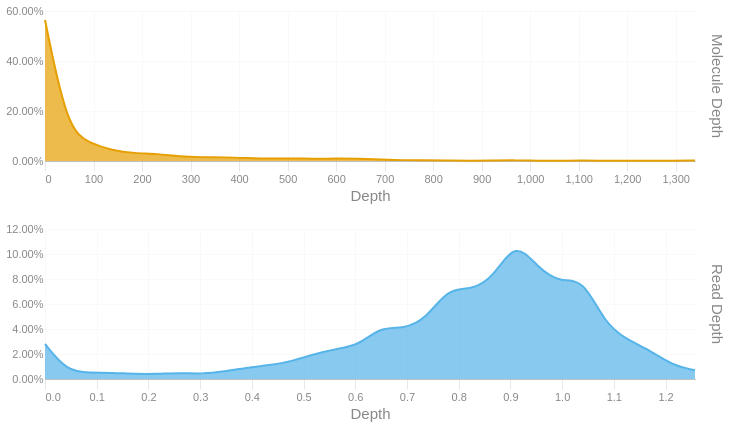

Notebook source saved alongside this figure:
### Code cell
readdep = depth_hist(tb['Read Depth'], q99, 3)
readdep = readdep.with_columns(pl.lit('Read Depth').alias('Metric'))
if not SKIPLR:
    moldep = depth_hist(tb['Molecule Depth'], mol_q99, 1)
    moldep = moldep.with_columns(pl.lit('Molecule Depth').alias('Metric'))
    _hist = pl.concat([readdep, moldep])
    _hist = _hist.filter(pl.col('Proportion') != 0)
    with SafeRender(_hist):
        (
            alt.Chart(_hist)        
            .mark_area(interpolate = "basis")
            .encode(
                x=alt.X('Bin:Q').scale(domainMin=0).axis(alt.Axis(title='Depth')),
                y = alt.Y('Proportion:Q', title = None).axis(format = '.2%'),
                color = alt.Color('Metric:N').legend(None),
                row = alt.Row("Metric:N").header(title = None, labelOrient = 'right'),
                tooltip = [
                    alt.Tooltip("Metric:N", title = "Metric"),
                    alt.Tooltip('Interval:N', title = "Depth Interval"),
                    alt.Tooltip('Proportion:Q', title = "% Alignments").format('.2%')
                ]
            )
            .resolve_scale(x='independent', y='independent')
            .properties(
                height = 150, width = 650,
                usermeta={'embedOptions': {'downloadFileName': f'{samplename}.depth.hist'}}
            )
        ).display()
else:
    readdep = readdep.filter(pl.col('Proportion') != 0)
    with SafeRender(readdep):
        (
            alt.Chart(readdep)        
            .mark_area(interpolate = "basis")
            .encode(
                x=alt.X('Bin:Q').scale(domainMin=0).axis(alt.Axis(title='Depth')),
                y = alt.Y('Proportion:Q', title = None).axis(format = '.2%'),
                tooltip = [
                    alt.Tooltip('Interval:N', title = "Depth Interval"),
                    alt.Tooltip('Proportion:Q', title = "% Alignments").format('.2%')
                ]
            )
            .properties(
                usermeta={'embedOptions': {'downloadFileName': f'{samplename}.depth.hist'}}
            )
        ).display()

### Figure 1 — Vega-Lite specification as saved in the notebook (floating-point values rounded to 4 significant figures)
{"width": 650, "height": 150, "config": {"title": {"anchor": "start", "dy": -15, "fontSize": 18, "color": "#888888", "subtitleColor": "#888888", "subtitleFontSize": 14}, "arc": {"fill": "#0072B2"}, "axis": {"domainColor": "#888888", "domainWidth": 0.5, "gridWidth": 0.2, "grid": false, "titleFontWeight": 400, "titleFontSize": 15, "labelFontSize": 11, "labelColor": "#888888", "tickColor": "#888888", "tickWidth": 0.2, "titleColor": "#888888"}, "axisBand": {"grid": false}, "axisX": {"grid": true, "tickSize": 10, "domainCap": "round"}, "axisY": {"domain": false, "grid": true, "tickSize": 0, "domainCap": "round"}, "background": "transparent", "header": {"labelFontSize": 15, "labelColor": "#888888", "titleFontSize": 15, "titleFontWeight": 600, "titleColor": "#888888"}, "legend": {"labelFont": "sans-serif", "labelFontSize": 12, "labelColor": "#888888", "symbolSize": 100, "symbolType": "circle", "titleFontSize": 12, "titlePadding": 10, "titleColor": "#888888", "title": null}, "range": {"category": ["#E69F00", "#56B4E9", "#009E73", "#F0E442", "#0072B2", "#D55E00", "#CC79A7", "#000000"], "diverging": ["#cfe8f3", "#a2d4ec", "#73bfe2", "#46abdb", "#1696d2", "#12719e"]}, "area": {"fill": "#0072B2", "fillOpacity": 0.7, "line": true, "strokeOpacity": 0.7}, "line": {"color": "#0072B2", "stroke": "#0072B2", "strokeWidth": 2}, "trail": {"color": "#0072B2", "stroke": "#0072B2", "strokeWidth": 0, "size": 1}, "point": {"filled": true, "fillOpacity": 1.0, "size": 95}, "text": {"color": "#888888", "fontSize": 11, "align": "right", "fontWeight": 400, "size": 11}, "bar": {"fill": "#0072B2", "stroke": null}, "view": {"stroke": null, "continuousWidth": 660, "continuousHeight": 400}}, "data": {"name": "data-aea6521c3a80d8b9a3370c8579a59a3c"}, "mark": {"type": "area", "interpolate": "basis"}, "encoding": {"color": {"field": "Metric", "legend": null, "type": "nominal"}, "row": {"field": "Metric", "header": {"title": null, "labelOrient": "right"}, "type": "nominal"}, "tooltip": [{"field": "Metric", "title": "Metric", "type": "nominal"}, {"field": "Interval", "title": "Depth Interval", "type": "nominal"}, {"field": "Proportion", "format": ".2%", "title": "% Alignments", "type": "quantitative"}], "x": {"axis": {"title": "Depth"}, "field": "Bin", "scale": {"domainMin": 0}, "type": "quantitative"}, "y": {"axis": {"format": ".2%"}, "field": "Proportion", "title": null, "type": "quantitative"}}, "resolve": {"scale": {"x": "independent", "y": "independent"}}, "usermeta": {"embedOptions": {"downloadFileName": "S6_Altamaha_3949.depth.hist"}}, "$schema": "https://vega.github.io/schema/vega-lite/v6.1.0.json", "datasets": {"data-aea6521c3a80d8b9a3370c8579a59a3c": [{"Bin": 0.0, "Interval": "0.0-0.043", "Proportion": 0.028, "Metric": "Read Depth"}, {"Bin": 0.043, "Interval": "0.043-0.087", "Proportion": 0.006, "Metric": "Read Depth"}, {"Bin": 0.087, "Interval": "0.087-0.13", "Proportion": 0.005, "Metric": "Read Depth"}, {"Bin": 0.13, "Interval": "0.13-0.173", "Proportion": 0.005, "Metric": "Read Depth"}, {"Bin": 0.173, "Interval": "0.173-0.217", "Proportion": 0.004, "Metric": "Read Depth"}, {"Bin": 0.217, "Interval": "0.217-0.26", "Proportion": 0.004, "Metric": "Read Depth"}, {"Bin": 0.26, "Interval": "0.26-0.303", "Proportion": 0.005, "Metric": "Read Depth"}, {"Bin": 0.303, "Interval": "0.303-0.347", "Proportion": 0.004, "Metric": "Read Depth"}, {"Bin": 0.347, "Interval": "0.347-0.39", "Proportion": 0.006, "Metric": "Read Depth"}, {"Bin": 0.39, "Interval": "0.39-0.433", "Proportion": 0.009, "Metric": "Read Depth"}, {"Bin": 0.433, "Interval": "0.433-0.477", "Proportion": 0.011, "Metric": "Read Depth"}, {"Bin": 0.477, "Interval": "0.477-0.52", "Proportion": 0.014, "Metric": "Read Depth"}, {"Bin": 0.52, "Interval": "0.52-0.563", "Proportion": 0.02, "Metric": "Read Depth"}, {"Bin": 0.563, "Interval": "0.563-0.607", "Proportion": 0.024, "Metric": "Read Depth"}, {"Bin": 0.607, "Interval": "0.607-0.65", "Proportion": 0.027, "Metric": "Read Depth"}, {"Bin": 0.65, "Interval": "0.65-0.693", "Proportion": 0.042, "Metric": "Read Depth"}, {"Bin": 0.693, "Interval": "0.693-0.737", "Proportion": 0.04, "Metric": "Read Depth"}, {"Bin": 0.737, "Interval": "0.737-0.78", "Proportion": 0.048, "Metric": "Read Depth"}, {"Bin": 0.78, "Interval": "0.78-0.823", "Proportion": 0.073, "Metric": "Read Depth"}, {"Bin": 0.823, "Interval": "0.823-0.867", "Proportion": 0.071, "Metric": "Read Depth"}, {"Bin": 0.867, "Interval": "0.867-0.91", "Proportion": 0.081, "Metric": "Read Depth"}, {"Bin": 0.91, "Interval": "0.91-0.953", "Proportion": 0.111, "Metric": "Read Depth"}, {"Bin": 0.953, "Interval": "0.953-0.997", "Proportion": 0.089, "Metric": "Read Depth"}, {"Bin": 0.997, "Interval": "0.997-1.04", "Proportion": 0.077, "Metric": "Read Depth"}, {"Bin": 1.04, "Interval": "1.04-1.083", "Proportion": 0.081, "Metric": "Read Depth"}, {"Bin": 1.083, "Interval": "1.083-1.127", "Proportion": 0.044, "Metric": "Read Depth"}, {"Bin": 1.127, "Interval": "1.127-1.17", "Proportion": 0.031, "Metric": "Read Depth"}, {"Bin": 1.17, "Interval": "1.17-1.213", "Proportion": 0.023, "Metric": "Read Depth"}, {"Bin": 1.213, "Interval": "1.213-1.257", "Proportion": 0.011, "Metric": "Read Depth"}, {"Bin": 1.257, "Interval": "1.257-1.3", "Proportion": 0.007, "Metric": "Read Depth"}, {"Bin": 0.0, "Interval": "0.0-46.2", "Proportion": 0.564, "Metric": "Molecule Depth"}, {"Bin": 46.2, "Interval": "46.2-92.4", "Proportion": 0.125, "Metric": "Molecule Depth"}, {"Bin": 92.4, "Interval": "92.4-138.6", "Proportion": 0.072, "Metric": "Molecule Depth"}, {"Bin": 138.6, "Interval": "138.6-184.8", "Proportion": 0.042, "Metric": "Molecule Depth"}, {"Bin": 184.8, "Interval": "184.8-231.0", "Proportion": 0.031, "Metric": "Molecule Depth"}, {"Bin": 231.0, "Interval": "231.0-277.2", "Proportion": 0.029, "Metric": "Molecule Depth"}, {"Bin": 277.2, "Interval": "277.2-323.4", "Proportion": 0.018, "Metric": "Molecule Depth"}, {"Bin": 323.4, "Interval": "323.4-369.6", "Proportion": 0.015, "Metric": "Molecule Depth"}, {"Bin": 369.6, "Interval": "369.6-415.8", "Proportion": 0.015, "Metric": "Molecule Depth"}, {"Bin": 415.8, "Interval": "415.8-462.0", "Proportion": 0.012, "Metric": "Molecule Depth"}, {"Bin": 462.0, "Interval": "462.0-508.2", "Proportion": 0.009, "Metric": "Molecule Depth"}, {"Bin": 508.2, "Interval": "508.2-554.4", "Proportion": 0.01, "Metric": "Molecule Depth"}, {"Bin": 554.4, "Interval": "554.4-600.6", "Proportion": 0.009, "Metric": "Molecule Depth"}, {"Bin": 600.6, "Interval": "600.6-646.8", "Proportion": 0.01, "Metric": "Molecule Depth"}, {"Bin": 646.8, "Interval": "646.8-693.0", "Proportion": 0.009, "Metric": "Molecule Depth"}, {"Bin": 693.0, "Interval": "693.0-739.2", "Proportion": 0.006, "Metric": "Molecule Depth"}, {"Bin": 739.2, "Interval": "739.2-785.4", "Proportion": 0.003, "Metric": "Molecule Depth"}, {"Bin": 785.4, "Interval": "785.4-831.6", "Proportion": 0.003, "Metric": "Molecule Depth"}, {"Bin": 831.6, "Interval": "831.6-877.8", "Proportion": 0.002, "Metric": "Molecule Depth"}, {"Bin": 877.8, "Interval": "877.8-924.0", "Proportion": 0.001, "Metric": "Molecule Depth"}, {"Bin": 924.0, "Interval": "924.0-970.2", "Proportion": 0.002, "Metric": "Molecule Depth"}, {"Bin": 970.2, "Interval": "970.2-1016.4", "Proportion": 0.003, "Metric": "Molecule Depth"}, {"Bin": 1016.0, "Interval": "1016.4-1062.6", "Proportion": 0.001, "Metric": "Molecule Depth"}, {"Bin": 1063.0, "Interval": "1062.6-1108.8", "Proportion": 0.001, "Metric": "Molecule Depth"}, {"Bin": 1109.0, "Interval": "1108.8-1155.0", "Proportion": 0.002, "Metric": "Molecule Depth"}, {"Bin": 1155.0, "Interval": "1155.0-1201.2", "Proportion": 0.001, "Metric": "Molecule Depth"}, {"Bin": 1201.0, "Interval": "1201.2-1247.4", "Proportion": 0.001, "Metric": "Molecule Depth"}, {"Bin": 1247.0, "Interval": "1247.4-1293.6", "Proportion": 0.001, "Metric": "Molecule Depth"}, {"Bin": 1294.0, "Interval": "1293.6-1339.8", "Proportion": 0.001, "Metric": "Molecule Depth"}, {"Bin": 1340.0, "Interval": "1339.8-1386.01", "Proportion": 0.002, "Metric": "Molecule Depth"}]}}
